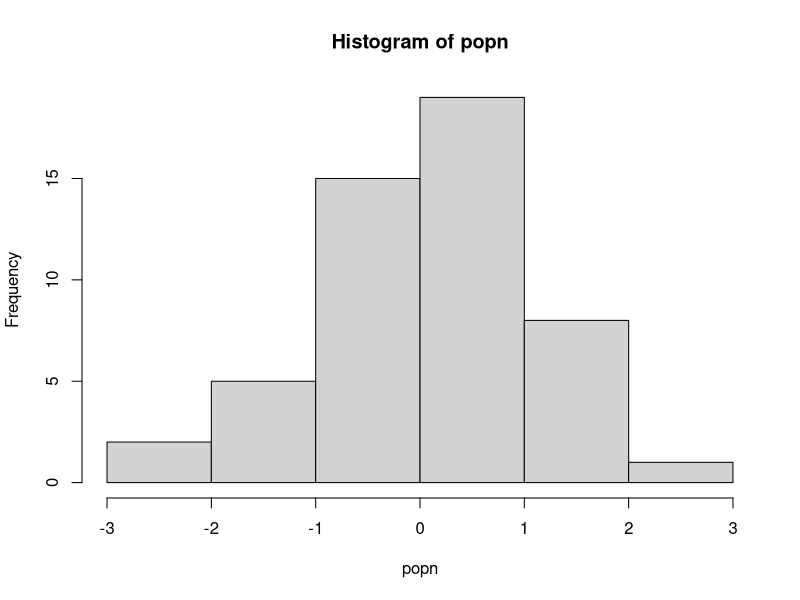

Recreate this plot in R.
#Language: R
#Auther: Cong Liu (cong.liu20@imperial.ac.uk)
#Script: try.R
#Work Path: CMEECourseWork/Week3/Code
#Input:
#Function: Exemplify the usage of try()
#Output:
#Usage:
#Date: Oct, 2020

doit <- function(x){
  temp_x <- sample(x, replace = TRUE)
  if(length(unique(temp_x)) > 30) {#only take mean if sample was sufficient
    print(paste("Mean of this sample was:", as.character(mean(temp_x))))
  } 
  else {
    stop("Couldn't calculate mean: too few unique values!")
  }
}

popn <- rnorm(50)
hist(popn)

lapply(1:15, function(i) try(doit(popn)))

result <- lapply(1:15, function(i) try(doit(popn), FALSE))

class(result)

result

result <- vector("list", 15) #Preallocate/Initialize
for(i in 1:15) {
  result[[i]] <- try(doit(popn), FALSE)
}
